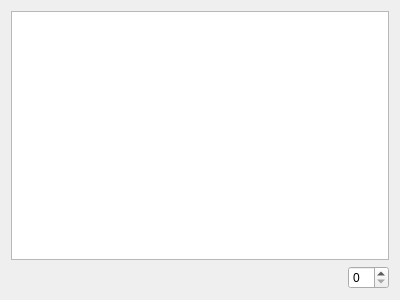
<?xml version="1.0" encoding="UTF-8"?>
<ui version="4.0">
 <class>Panel1Test2</class>
 <widget class="QWidget" name="Panel1Test2">
  <property name="geometry">
   <rect>
    <x>0</x>
    <y>0</y>
    <width>400</width>
    <height>300</height>
   </rect>
  </property>
  <property name="windowTitle">
   <string>Form</string>
  </property>
  <property name="styleSheet">
   <string notr="true"/>
  </property>
  <layout class="QVBoxLayout" name="verticalLayout">
   <item>
    <widget class="QTextBrowser" name="textBrowser">
     <property name="styleSheet">
      <string notr="true"/>
     </property>
     <property name="html">
      <string>&lt;!DOCTYPE HTML PUBLIC &quot;-//W3C//DTD HTML 4.0//EN&quot; &quot;http://www.w3.org/TR/REC-html40/strict.dtd&quot;&gt;
&lt;html&gt;&lt;head&gt;&lt;meta name=&quot;qrichtext&quot; content=&quot;1&quot; /&gt;&lt;style type=&quot;text/css&quot;&gt;
p, li { white-space: pre-wrap; }
&lt;/style&gt;&lt;/head&gt;&lt;body style=&quot; font-family:'Ubuntu'; font-size:11pt; font-weight:400; font-style:normal;&quot;&gt;
&lt;p style=&quot;-qt-paragraph-type:empty; margin-top:0px; margin-bottom:0px; margin-left:0px; margin-right:0px; -qt-block-indent:0; text-indent:0px;&quot;&gt;&lt;br /&gt;&lt;/p&gt;&lt;/body&gt;&lt;/html&gt;</string>
     </property>
    </widget>
   </item>
   <item>
    <layout class="QHBoxLayout" name="horizontalLayout">
     <item>
      <spacer name="horizontalSpacer">
       <property name="orientation">
        <enum>Qt::Horizontal</enum>
       </property>
       <property name="sizeHint" stdset="0">
        <size>
         <width>40</width>
         <height>20</height>
        </size>
       </property>
      </spacer>
     </item>
     <item>
      <widget class="QLabel" name="label">
       <property name="text">
        <string/>
       </property>
      </widget>
     </item>
     <item>
      <widget class="QSpinBox" name="spinBox">
       <property name="prefix">
        <string/>
       </property>
      </widget>
     </item>
    </layout>
   </item>
  </layout>
 </widget>
 <resources/>
 <connections/>
</ui>
